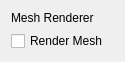
<?xml version="1.0" encoding="UTF-8"?>
<ui version="4.0">
 <class>Mesh</class>
 <widget class="QWidget" name="Mesh">
  <property name="geometry">
   <rect>
    <x>0</x>
    <y>0</y>
    <width>125</width>
    <height>54</height>
   </rect>
  </property>
  <property name="windowTitle">
   <string>Form</string>
  </property>
  <layout class="QVBoxLayout" name="verticalLayout">
   <item>
    <widget class="QLabel" name="label">
     <property name="text">
      <string>Mesh Renderer</string>
     </property>
    </widget>
   </item>
   <item>
    <widget class="QCheckBox" name="checkBox">
     <property name="text">
      <string>Render Mesh</string>
     </property>
    </widget>
   </item>
  </layout>
 </widget>
 <resources/>
 <connections/>
</ui>
